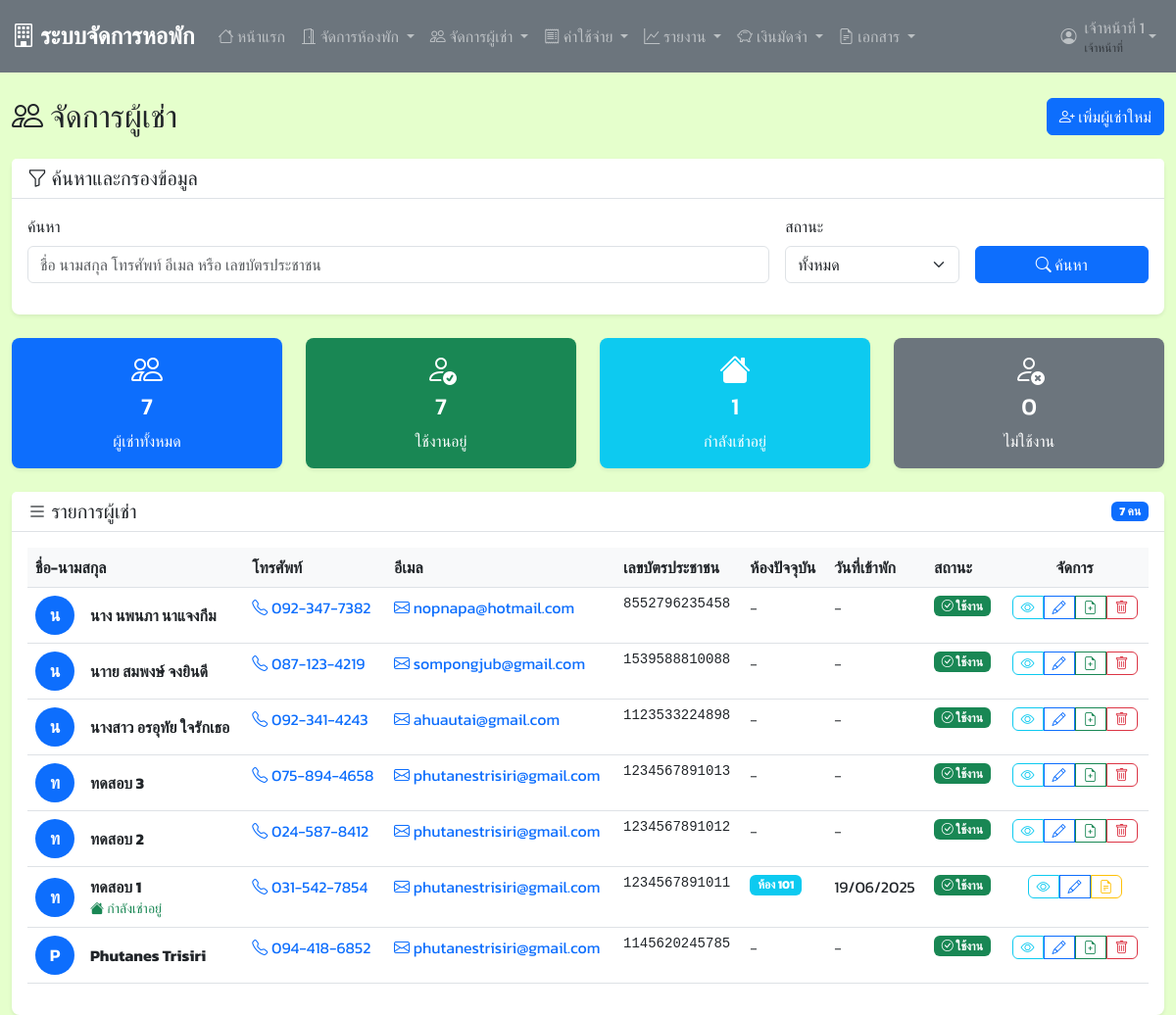
/tenants/tenants.php (signed in), run on the app's committed database.
### tables this page shows
CREATE TABLE `tenants` (
  `tenant_id` int(11) NOT NULL,
  `first_name` varchar(50) NOT NULL,
  `last_name` varchar(50) NOT NULL,
  `phone` varchar(15) NOT NULL,
  `email` varchar(100) DEFAULT NULL,
  `id_card` varchar(20) NOT NULL,
  `address` text DEFAULT NULL,
  `emergency_contact` varchar(100) DEFAULT NULL,
  `emergency_phone` varchar(15) DEFAULT NULL,
  `tenant_status` enum('active','inactive') DEFAULT 'active',
  `created_at` timestamp NOT NULL DEFAULT current_timestamp()
);

### config.php (called while the page is built, shortened)
<?php
function formatDate($date) {
    return date('d/m/Y', strtotime($date));
}
?>

### tenants/tenants.php (the view, shortened to what this page needs)
<?php
require_once 'includes/header.php';
$search = isset($_GET['search']) ? $_GET['search'] : '';
$sql = "SELECT t.*,
        (SELECT COUNT(*) FROM contracts c WHERE c.tenant_id = t.tenant_id AND c.contract_status = 'active') as has_active_contract,
        (SELECT r.room_number
         FROM contracts c
         JOIN rooms r ON c.room_id = r.room_id
         WHERE c.tenant_id = t.tenant_id AND c.contract_status = 'active'
         LIMIT 1) as current_room,
        (SELECT c.contract_start
         FROM contracts c
         WHERE c.tenant_id = t.tenant_id AND c.contract_status = 'active'
         LIMIT 1) as contract_start_date
        FROM tenants t WHERE 1=1";
$params = [];
$sql .= " ORDER BY t.created_at DESC";
try {
    $stmt = $pdo->prepare($sql);
    $stmt->execute($params);
    $tenants = $stmt->fetchAll();
} catch(PDOException $e) {
    $error_message = "เกิดข้อผิดพลาดในการดึงข้อมูล: " . $e->getMessage();
}
?>
<?php include 'includes/navbar.php'; ?>
<div class="container-fluid mt-4">
    <div class="row">
        <div class="col-12">
            <div class="d-flex justify-content-between align-items-center mb-4">
                <h2 class="mb-0">
                    <i class="bi bi-people"></i>
                    จัดการผู้เช่า
                </h2>
                <a href="add_tenant.php" class="btn btn-primary">
                    <i class="bi bi-person-plus"></i>
                    เพิ่มผู้เช่าใหม่
                </a>
            </div>
            <div class="card mb-4">
                <div class="card-header">
                    <h5 class="mb-0">
                        <i class="bi bi-funnel"></i>
                        ค้นหาและกรองข้อมูล
                    </h5>
                </div>
                <div class="card-body">
                    <form method="GET" class="row g-3">
                        <div class="col-md-8">
                            <label for="search" class="form-label">ค้นหา</label>
                            <input type="text" class="form-control" id="search" name="search"
                                   value="<?php echo htmlspecialchars($search); ?>"
                                   placeholder="ชื่อ นามสกุล โทรศัพท์ อีเมล หรือ เลขบัตรประชาชน">
                        </div>
                        <div class="col-md-2">
                            <label for="status" class="form-label">สถานะ</label>
                            <select class="form-select" id="status" name="status">
                                <option value="">ทั้งหมด</option>
                            </select>
                        </div>
                        <div class="col-md-2">
                            <label class="form-label">&nbsp;</label>
                            <div class="d-grid">
                                <button type="submit" class="btn btn-primary">
                                    <i class="bi bi-search"></i>
                                    ค้นหา
                                </button>
                            </div>
                        </div>
                    </form>
                </div>
            </div>
            <div class="row mb-4">
                <div class="col-md-3">
                    <div class="card text-white bg-primary">
                        <div class="card-body text-center">
                            <i class="bi bi-people fs-2"></i>
                            <h4 class="mt-2"><?php echo count($tenants); ?></h4>
                            <p class="mb-0">ผู้เช่าทั้งหมด</p>
                        </div>
                    </div>
                </div>
                <div class="col-md-3">
                    <div class="card text-white bg-success">
                        <div class="card-body text-center">
                            <i class="bi bi-person-check fs-2"></i>
                            <h4 class="mt-2"><?php echo count(array_filter($tenants, function($t) { return $t['tenant_status'] == 'active'; })); ?></h4>
                            <p class="mb-0">ใช้งานอยู่</p>
                        </div>
                    </div>
                </div>
                <div class="col-md-3">
                    <div class="card text-white bg-info">
                        <div class="card-body text-center">
                            <i class="bi bi-house-fill fs-2"></i>
                            <h4 class="mt-2"><?php echo count(array_filter($tenants, function($t) { return $t['has_active_contract'] > 0; })); ?></h4>
                            <p class="mb-0">กำลังเช่าอยู่</p>
                        </div>
                    </div>
                </div>
                <div class="col-md-3">
                    <div class="card text-white bg-secondary">
                        <div class="card-body text-center">
                            <i class="bi bi-person-x fs-2"></i>
                            <h4 class="mt-2"><?php echo count(array_filter($tenants, function($t) { return $t['tenant_status'] == 'inactive'; })); ?></h4>
                            <p class="mb-0">ไม่ใช้งาน</p>
                        </div>
                    </div>
                </div>
            </div>
            <div class="card">
                <div class="card-header d-flex justify-content-between align-items-center">
                    <h5 class="mb-0">
                        <i class="bi bi-list"></i>
                        รายการผู้เช่า
                    </h5>
                    <span class="badge bg-primary"><?php echo count($tenants); ?> คน</span>
                </div>
                <div class="card-body">
                    <?php if (empty($tenants)): ?>
                        <div class="text-center py-5">
                            <i class="bi bi-person-plus display-1 text-muted"></i>
                            <h4 class="text-muted mt-3">ไม่พบข้อมูลผู้เช่า</h4>
                            <p class="text-muted">ยังไม่มีข้อมูลผู้เช่า หรือไม่มีข้อมูลที่ตรงกับเงื่อนไขการค้นหา</p>
                            <a href="add_tenant.php" class="btn btn-primary">
                                <i class="bi bi-person-plus"></i>
                                เพิ่มผู้เช่าคนแรก
                            </a>
                        </div>
                    <?php else: ?>
                        <div class="table-responsive">
                            <table class="table table-hover">
                                <thead>
                                    <tr>
                                        <th>ชื่อ-นามสกุล</th>
                                        <th>โทรศัพท์</th>
                                        <th>อีเมล</th>
                                        <th>เลขบัตรประชาชน</th>
                                        <th>ห้องปัจจุบัน</th>
                                        <th>วันที่เข้าพัก</th>
                                        <th>สถานะ</th>
                                        <th class="text-center">จัดการ</th>
                                    </tr>
                                </thead>
                                <tbody>
                                    <?php foreach ($tenants as $tenant): ?>
                                        <tr>
                                            <td>
                                                <div class="d-flex align-items-center">
                                                    <div class="avatar bg-primary text-white rounded-circle me-3" style="width: 40px; height: 40px; display: flex; align-items: center; justify-content: center;">
                                                        <?php echo mb_substr($tenant['first_name'], 0, 1, 'UTF-8'); ?>
                                                    </div>
                                                    <div>
                                                        <strong><?php echo $tenant['first_name'] . ' ' . $tenant['last_name']; ?></strong>
                                                        <?php if ($tenant['has_active_contract'] > 0): ?>
                                                            <br><small class="text-success"><i class="bi bi-house-fill"></i> กำลังเช่าอยู่</small>
                                                        <?php endif; ?>
                                                    </div>
                                                </div>
                                            </td>
                                            <td>
                                                <a href="tel:<?php echo $tenant['phone']; ?>" class="text-decoration-none">
                                                    <i class="bi bi-telephone"></i>
                                                    <?php echo $tenant['phone']; ?>
                                                </a>
                                            </td>
                                            <td>
                                                <?php if ($tenant['email']): ?>
                                                    <a href="mailto:<?php echo $tenant['email']; ?>" class="text-decoration-none">
                                                        <i class="bi bi-envelope"></i>
                                                        <?php echo $tenant['email']; ?>
                                                    </a>
                                                <?php else: ?>
                                                    <span class="text-muted">-</span>
                                                <?php endif; ?>
                                            </td>
                                            <td>
                                                <small class="font-monospace"><?php echo $tenant['id_card']; ?></small>
                                            </td>
                                            <td>
                                                <?php if ($tenant['current_room']): ?>
                                                    <span class="badge bg-info">ห้อง <?php echo $tenant['current_room']; ?></span>
                                                <?php else: ?>
                                                    <span class="text-muted">-</span>
                                                <?php endif; ?>
                                            </td>
                                            <td>
                                                <?php if ($tenant['contract_start_date']): ?>
                                                    <?php echo formatDate($tenant['contract_start_date']); ?>
                                                <?php else: ?>
                                                    <span class="text-muted">-</span>
                                                <?php endif; ?>
                                            </td>
                                            <td>
                                                <?php
                                                $status_class = $tenant['tenant_status'] == 'active' ? 'bg-success' : 'bg-secondary';
                                                $status_text = $tenant['tenant_status'] == 'active' ? 'ใช้งาน' : 'ไม่ใช้งาน';
                                                $status_icon = $tenant['tenant_status'] == 'active' ? 'bi-check-circle' : 'bi-x-circle';
                                                ?>
                                                <span class="badge <?php echo $status_class; ?>">
                                                    <i class="<?php echo $status_icon; ?>"></i>
                                                    <?php echo $status_text; ?>
                                                </span>
                                            </td>
                                            <td class="text-center">
                                                <div class="btn-group" role="group">
                                                    <a href="view_tenant.php?id=<?php echo $tenant['tenant_id']; ?>"
                                                       class="btn btn-sm btn-outline-info"
                                                       data-bs-toggle="tooltip"
                                                       title="ดูรายละเอียด">
                                                        <i class="bi bi-eye"></i>
                                                    </a>
                                                    <a href="edit_tenant.php?id=<?php echo $tenant['tenant_id']; ?>"
                                                       class="btn btn-sm btn-outline-primary"
                                                       data-bs-toggle="tooltip"
                                                       title="แก้ไข">
                                                        <i class="bi bi-pencil"></i>
                                                    </a>
                                                    <?php if ($tenant['has_active_contract'] == 0): ?>
                                                        <a href="add_contract.php?tenant_id=<?php echo $tenant['tenant_id']; ?>"
                                                           class="btn btn-sm btn-outline-success"
                                                           data-bs-toggle="tooltip"
                                                           title="สร้างสัญญา">
                                                            <i class="bi bi-file-earmark-plus"></i>
                                                        </a>
                                                    <?php else: ?>
                                                        <a href="contracts.php?tenant_id=<?php echo $tenant['tenant_id']; ?>"
                                                           class="btn btn-sm btn-outline-warning"
                                                           data-bs-toggle="tooltip"
                                                           title="ดูสัญญา">
                                                            <i class="bi bi-file-earmark-text"></i>
                                                        </a>
                                                    <?php endif; ?>
                                                    <?php if ($tenant['has_active_contract'] == 0): ?>
                                                        <a href="tenants.php?delete=<?php echo $tenant['tenant_id']; ?>"
                                                           class="btn btn-sm btn-outline-danger"
                                                           data-bs-toggle="tooltip"
                                                           title="ลบ"
                                                           onclick="return confirmDelete('คุณต้องการลบข้อมูลผู้เช่า <?php echo $tenant['first_name'] . ' ' . $tenant['last_name']; ?> หรือไม่?')">
                                                            <i class="bi bi-trash"></i>
                                                        </a>
                                                    <?php endif; ?>
                                                </div>
                                            </td>
                                        </tr>
                                    <?php endforeach; ?>
                                </tbody>
                            </table>
                        </div>
                    <?php endif; ?>
                </div>
            </div>
        </div>
    </div>
</div>
<?php include 'includes/footer.php'; ?>

### data on the page
tenants: first_name "น", first_name "นาง นพนภา", last_name "นาแจงกึม", phone "092-347-7382", email "nopnapa@hotmail.com", id_card "8552796235458", tenant_status "ใช้งาน"
tenants: first_name "น", first_name "นาาย สมพงษ์", last_name "จงยินดี", phone "087-123-4219", email "sompongjub@gmail.com", id_card "1539588810088", tenant_status "ใช้งาน"
tenants: first_name "น", first_name "นางสาว อรอุทัย", last_name "ใจรักเธอ", phone "092-341-4243", email "ahuautai@gmail.com", id_card "1123533224898", tenant_status "ใช้งาน"
tenants: first_name "ท", first_name "ทดสอบ", last_name "3", phone "075-894-4658", email "phutanestrisiri@gmail.com", id_card "1234567891013", tenant_status "ใช้งาน"
tenants: first_name "ท", first_name "ทดสอบ", last_name "2", phone "024-587-8412", email "phutanestrisiri@gmail.com", id_card "1234567891012", tenant_status "ใช้งาน"
tenants: first_name "ท", first_name "ทดสอบ", last_name "1", shows "กำลังเช่าอยู่", phone "031-542-7854", email "phutanestrisiri@gmail.com", id_card "1234567891011", current_room "101", contract_start_date "19/06/2025", tenant_status "ใช้งาน"
tenants: first_name "P", first_name "Phutanes", last_name "Trisiri", phone "094-418-6852", email "phutanestrisiri@gmail.com", id_card "1145620245785", tenant_status "ใช้งาน"

### other printed values
$_SESSION['full_name'] "เจ้าหน้าที่ 1"
count($tenants) "7"
